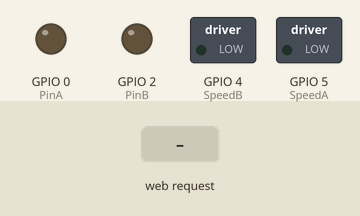
The sketch below on a simulated ESP8266 (NodeMCU). Shown: switched loads named in the sketch (green lamp = pin HIGH), output pins drawn as LEDs (lit = HIGH). Inputs (shaded band) come from the test bench. WiFi joins after 1.5 s; servers stay silent unless stated; what the sketch prints to the serial monitor is not drawn.

Above: at 3.1 s.
3.2 s: HTTP request GET /?LED0=4 received
At 4.1 s:
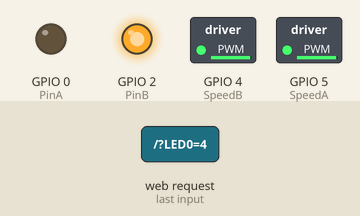
4.7 s: HTTP request GET /?LED0=6 received
At 5.2 s:
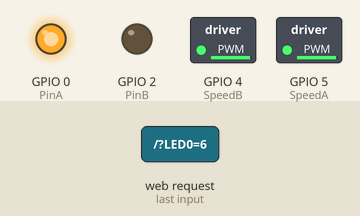
6.2 s: HTTP request GET /?LED0=2 received
At 7.4 s:
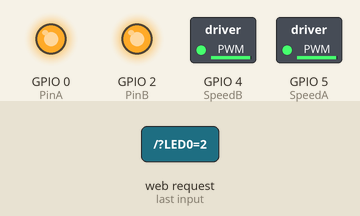
7.7 s: HTTP request GET /?LED0=5 received
At 8.7 s:
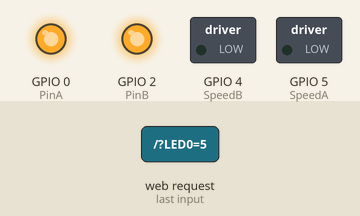
Timing chart, 0 to 10.2 s (numbered marks = the images above; inputs shaded):
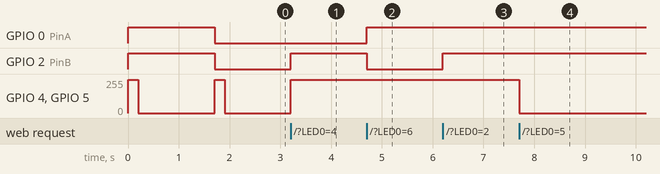

Measured:
- after the input at 3.2 s, GPIO 2 (PinB): LOW → HIGH at once; GPIO 4 (SpeedB), GPIO 5 (SpeedA): 0/255 → 249/255 at once
- after the input at 4.7 s, GPIO 0 (PinA): LOW → HIGH at once; GPIO 2 (PinB): HIGH → LOW at once
- after the input at 6.2 s, GPIO 2 (PinB): LOW → HIGH at once
- after the input at 7.7 s, GPIO 4 (SpeedB), GPIO 5 (SpeedA): 249/255 → 0/255 at once

The sketch:

robot-en-bois.ino
```cpp
#include <ESP8266WiFi.h>
#include <DNSServer.h>
#include <ESP8266WebServer.h>
#include <WiFiManager.h>         // https://github.com/tzapu/WiFiManager

#define PinA 0
#define PinB 2
#define SpeedA 5
#define SpeedB 4

int AA=1000; // target Speed
int BB=1000;
char buffer[30];
unsigned long tempoLampe = 0;        // will store last time LAMPE was updated
const long intervalLampe = 4000;


WiFiServer server(80);


String html1 ="<!DOCTYPE html> \
<html> \
<head> \
<style> .button { padding:10px 10px 10px 10px; width:100%;  background-color: green; font-size: 500%;color:white;} </style>\
<center><h1>ARNAUD";
String html2 ="</h1> \
<form> \
<TABLE BORDER> \
 <TR> <TD> <button name='LED0' class='button' value='1' type='submit'><<</button> </TD> <TD> <button name='LED0' class='button'  value='2' type='submit'>^</button></TD> <TD> <button name='LED0' class='button' value='3' type='submit'>>></button> </TD> </TR> \
 <TR> <TD> <button name='LED0' class='button'  value='4' type='submit'><</button>  </TD> <TD> <button name='LED0' class='button'  value='5' type='submit'>ooo </button></TD> <TD> <button name='LED0' class='button' value='6' type='submit'>></button> </TD> </TR>\
 <TR> <TD> <button name='LED0' class='button'  value='7' type='submit'><<</button>  </TD> <TD> <button name='LED0' class='button'  value='8' type='submit'>v</button></TD> <TD> <button name='LED0' class='button'  value='9' type='submit'>>></button> </TD> </TR>\
</TABLE> \
</form> \
</center>\
</head> \
</html>";
void setup()
{
unsigned long currentMillis = millis();
Serial.begin(115200);
pinMode(PinA, OUTPUT);
pinMode(PinB, OUTPUT);
pinMode(SpeedA, OUTPUT);
pinMode(SpeedB, OUTPUT);
digitalWrite(PinA, LOW);
digitalWrite(PinB, LOW);
// test moteur
  digitalWrite(PinA, HIGH);digitalWrite(PinB, HIGH);
  analogWrite(SpeedA,AA);analogWrite(SpeedB,BB);
delay(200);
  analogWrite(SpeedA,0);
analogWrite(SpeedB,0);
  // WiFiManager
  // Local intialization. Once its business is done, there is no need to keep it around
  WiFiManager wifiManager;

  // Uncomment and run it once, if you want to erase all the stored information
  //wifiManager.resetSettings();

  // set custom ip for portal
  //wifiManager.setAPConfig(IPAddress(10,0,1,1), IPAddress(10,0,1,1), IPAddress(255,255,255,0));

  // fetches ssid and pass from eeprom and tries to connect
  // if it does not connect it starts an access point with the specified name
  // here  "AutoConnectAP"
  // and goes into a blocking loop awaiting configuration
  wifiManager.autoConnect("AutoConnectAP");
  // or use this for auto generated name ESP + ChipID
  //wifiManager.autoConnect();

  // if you get here you have connected to the WiFi
  Serial.println("Connected.");

  server.begin();
  // test moteur
  digitalWrite(PinA, LOW);digitalWrite(PinB, LOW);
  analogWrite(SpeedA,AA);analogWrite(SpeedB,BB);
delay(200);
  analogWrite(SpeedA,0);
analogWrite(SpeedB,0);

}

void loop()
{ // temporisation de 4s pour moteur
    unsigned long currentMillis = millis();
   if(currentMillis - tempoLampe > intervalLampe) {
        analogWrite(SpeedA,0);
        analogWrite(SpeedB,0);
        tempoLampe=currentMillis;
   }
WiFiClient client=server.available();
if(client)
{
String request = client.readStringUntil('\r');
//-----------------PAVE HAUT------------
if(request.indexOf("LED0=1") != -1) {
  AA +=50; if(AA>1023) AA=1023;
}
if(request.indexOf("LED0=2") != -1){
  tempoLampe=currentMillis;
  digitalWrite(PinB, HIGH);digitalWrite(PinA, HIGH);
  analogWrite(SpeedA,AA);analogWrite(SpeedB,BB);
}
if(request.indexOf("LED0=3") != -1){
  BB +=50; if(BB>1023) BB=1023;

}
//-----------------PAVE CENTRE------------
if(request.indexOf("LED0=4") != -1){
  tempoLampe=currentMillis;
  digitalWrite(PinA, LOW); digitalWrite(PinB, HIGH);
  analogWrite(SpeedA,AA);analogWrite(SpeedB,BB);
}
if(request.indexOf("LED0=5") != -1){
  analogWrite(SpeedA,0); analogWrite(SpeedB,0);
}
if(request.indexOf("LED0=6") != -1){
  tempoLampe=currentMillis;
  digitalWrite(PinA, HIGH); digitalWrite(PinB, LOW);
  analogWrite(SpeedA,AA);analogWrite(SpeedB,BB);
}
//-----------------PAVE BAS------------
if(request.indexOf("LED0=7") != -1){
 AA -=50; if(AA<0) AA=0;
}
if(request.indexOf("LED0=8") != -1){
  tempoLampe=currentMillis;
  digitalWrite(PinA, LOW);digitalWrite(PinB, LOW);
  analogWrite(SpeedA,AA);analogWrite(SpeedB,BB);
}
if(request.indexOf("LED0=9") != -1){
 BB -=50; if(BB<0) BB=0;
}
// Affichage de la vitesse
sprintf(buffer, " A=%d B=%d ", AA,BB);
//Serial.println(buffer);
client.print(html1);
client.print(buffer);
client.print(html2);
// client.print(html);
request="";
}
}
```
